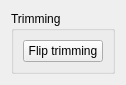
<?xml version="1.0" encoding="UTF-8"?>
<ui version="4.0">
 <class>IntersectionAwareControl</class>
 <widget class="QWidget" name="IntersectionAwareControl">
  <property name="geometry">
   <rect>
    <x>0</x>
    <y>0</y>
    <width>123</width>
    <height>85</height>
   </rect>
  </property>
  <property name="windowTitle">
   <string>Form</string>
  </property>
  <layout class="QGridLayout" name="gridLayout">
   <item row="0" column="0">
    <widget class="QGroupBox" name="groupBox">
     <property name="title">
      <string>Trimming</string>
     </property>
     <layout class="QVBoxLayout" name="verticalLayout">
      <item>
       <widget class="QPushButton" name="btnFlip">
        <property name="text">
         <string>Flip trimming</string>
        </property>
       </widget>
      </item>
     </layout>
    </widget>
   </item>
  </layout>
 </widget>
 <resources/>
 <connections/>
</ui>
